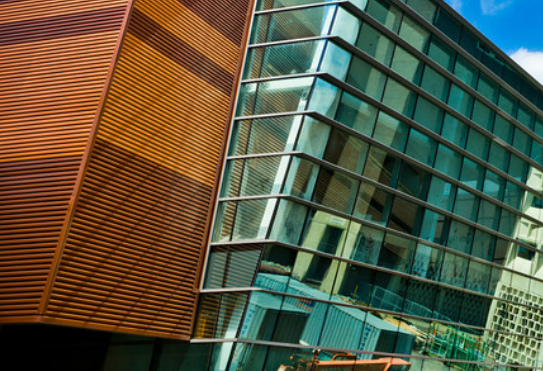
#> input picture Project2 (Stitching with foregorund elimination/images/t2_1.png, 543 x 371 px; its folder holds 4 pictures in this run
$ python t2.py
#> lines starting #> are read from the running program, lines starting #| are printed output that depends on the picture; after the words box and inside, x2 and y2 are one past the last pixel; in counts of white or black regions, pixels touching at a corner belong together
# 1. Only add your code inside the function (including newly improted packages).
#  You can design a new function and call the new function in the given functions.
# 2. For bonus: Give your own picturs. If you have N pictures, name your pictures such as ["t3_1.png", "t3_2.png", ..., "t3_N.png"], and put them inside the folder "images".
# 3. Not following the project guidelines will result in a 10% reduction in grades
import json
import cv2
import numpy as np


class DMatcher:
    def __init__(self, idx1, idx2, distance):
        self.idx1 = idx1
        self.idx2 = idx2
        self.distance = distance


def get_features(image):
    sift_obj = cv2.SIFT_create()
    kp, features = sift_obj.detectAndCompute(image, None)
    return kp, features


def match_features(features1, features2):
    dist_matrix = np.zeros((features1.shape[0], features2.shape[0]))
    matches = []
    for i, feature_i in enumerate(features1):
        for j, feature_j in enumerate(features2):
            dist_matrix[i][j] = np.linalg.norm(feature_i - feature_j)

    for i in range(0, dist_matrix.shape[0]):
        min_idx = np.argmin(dist_matrix[i])
        min_idx2 = np.where(dist_matrix[i] == np.partition(dist_matrix[i], 2)[2])[0][0]

        matcher_obj_best = DMatcher(i, min_idx, dist_matrix[i][min_idx])
        matcher_obj_second_best = DMatcher(i, min_idx2, dist_matrix[i][min_idx2])
        matches.append((matcher_obj_best, matcher_obj_second_best))

    return matches


def stitch_background(img1, img2, savepath=''):
    "The output image should be saved in the savepath."
    "Do NOT modify the code provided."
    kp1, features1 = get_features(img1)
    kp2, features2 = get_features(img2)

    matches = match_features(features1, features2)

    good = []
    for m, n in matches:
        if m.distance < 0.75 * n.distance:
            good.append(m)
    matches = good

    ptsimg1 = np.float32([kp1[m.idx1].pt for m in matches])
    ptsimg2 = np.float32([kp2[m.idx2].pt for m in matches])
    if len(ptsimg1) < 4:
        return None, None, None, None
    (H, status) = cv2.findHomography(ptsimg1, ptsimg2, cv2.RANSAC,
                                     4)

    img1_coords = np.array(
        [[0, img1.shape[1], 0, img1.shape[1]], [0, 0, img1.shape[0], img1.shape[0]], [1, 1, 1, 1]])
    warped_pts_img1 = H @ img1_coords

    x_trans = min(warped_pts_img1[0])
    y_trans = min(warped_pts_img1[1])

    if x_trans < 0:
        x_trans = abs(int(x_trans))
    else:
        x_trans = 0
    if y_trans < 0:
        y_trans = abs(int(y_trans))
    else:
        y_trans = 0

    # Combined width height
    x_max = max([img2.shape[1] + x_trans, max(warped_pts_img1[0]) + x_trans])
    y_max = max([img2.shape[0] + y_trans, max(warped_pts_img1[1]) + y_trans])

    width = int(x_max)
    height = int(y_max)

    H[0][2] += x_trans
    H[1][2] += y_trans
    result = cv2.warpPerspective(img1, H, (width, height))
    warped_img1 = result.copy()

    if (img2.shape[0] + y_trans) > height or (img2.shape[1] + x_trans) > width:
        result, warped_img1_mask, result_mask, img2_shifted_mask = None, None, None, None
    else:
        result[y_trans:img2.shape[0] + y_trans, x_trans:img2.shape[1] + x_trans] = img2

        img2_shifted = np.zeros(result.shape, dtype=np.uint8)
        warped_img1_mask = get_mask(warped_img1)
        result_mask = get_mask(result)

        img2_shifted[y_trans:img2.shape[0] + y_trans, x_trans:img2.shape[1] + x_trans] = img2
        img2_shifted_mask = get_mask(img2_shifted)

    return result, warped_img1_mask, result_mask, img2_shifted_mask


def get_mask(img1):
    warped_gray = cv2.cvtColor(img1, cv2.COLOR_BGR2GRAY)
    result_bin = cv2.threshold(warped_gray, 1, 255, cv2.THRESH_BINARY)[1]
    return result_bin


def get_overlap_mask(warped_img1_mask, result_mask, img2_shifted_mask):
    overlap_mask = cv2.bitwise_and(warped_img1_mask, img2_shifted_mask)
    return overlap_mask


def stitch(imgmark, N=5,
           savepath=''):  # For bonus: change your input(N=*) here as default if the number of your input pictures is not 4.
    "The output image should be saved in the savepath."
#> called with imgmark = 't2', N = 4, savepath = 'task2.png'
    "The intermediate overlap relation should be returned as NxN a one-hot(only contains 0 or 1) array."
    "Do NOT modify the code provided."
    imgpath = [f'./images/{imgmark}_{n}.png' for n in range(1, N + 1)]
    imgs = []
    for ipath in imgpath:
        img = cv2.imread(ipath)
#> img is the input picture: shape (371, 543, 3); mean B, G, R 64.1, 86.7, 86.8
        imgs.append(img)
    "Start you code here"

    # Get overlap array
    overlap_arr = np.zeros((N, N), dtype=np.uint8)
#> overlap_arr = [[0, 0, 0, 0], [0, 0, 0, 0], [0, 0, 0, 0], [0, 0, 0, 0]]
    result = None
    for i in range(N - 1):
        height_img1 = imgs[i].shape[0]
        width_img1 = imgs[i].shape[1]

        overlap_arr[i][i] = 1
        for j in range(i + 1, N):
            result, warped_img1_mask, result_mask, img2_shifted_mask = stitch_background(imgs[i], imgs[j])
            if result is not None:
                height_img2 = imgs[j].shape[0]
                width_img2 = imgs[j].shape[1]

                overlap_mask = get_overlap_mask(warped_img1_mask, result_mask, img2_shifted_mask)
                overlap_percent = (np.count_nonzero(overlap_mask) / (
                        (height_img1 * width_img1) + (height_img2 * width_img2))) * 100
                if N == 5:
                    overlap_thresh_val = 20
                else:
                    overlap_thresh_val = 10

                if overlap_percent > overlap_thresh_val:
                    overlap_arr[i][j] = 1
                    overlap_arr[j][i] = 1
#> this loop made 1 pass
#> pass 1, in stitch_background, `result = cv2.warpPerspective(img1, H, (width, height))`:
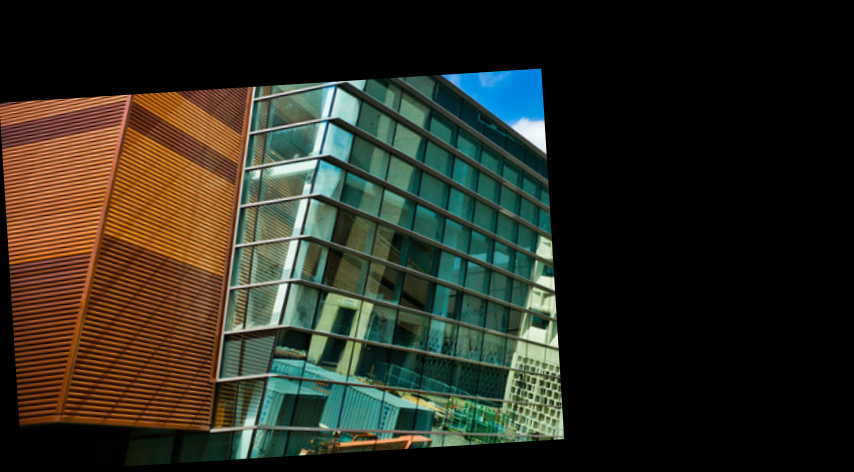
#> result: shape (472, 854, 3); mean B, G, R 32, 43.3, 43.3
#> pass 1, in get_mask, `warped_gray = cv2.cvtColor(img1, cv2.COLOR_BGR2GRAY)`:
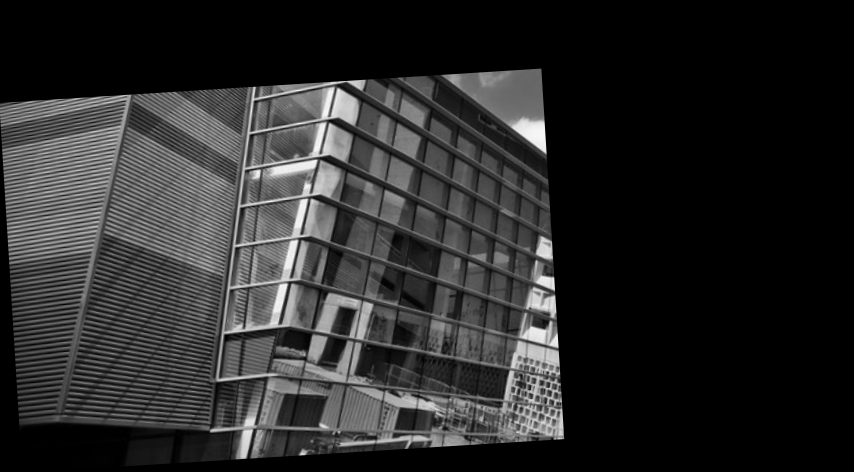
#> warped_gray: shape (472, 854); min 0, max 250, mean 42
#> pass 1, in get_mask, `result_bin = cv2.threshold(warped_gray, 1, 255, cv2.THRESH_BINARY)[1]`:
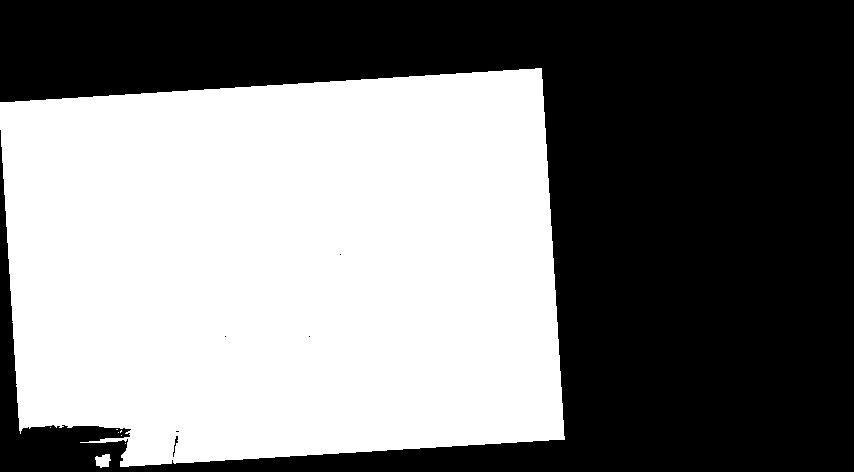
#> result_bin: shape (472, 854); 49.1% white; 8 white regions (6 under 20 px), largest, box (x1, y1, x2, y2) and area: (0, 68, 565, 467) 197828, (95, 454, 111, 468) 160
#> pass 1, in get_mask (call 2), `warped_gray = cv2.cvtColor(img1, cv2.COLOR_BGR2GRAY)`:
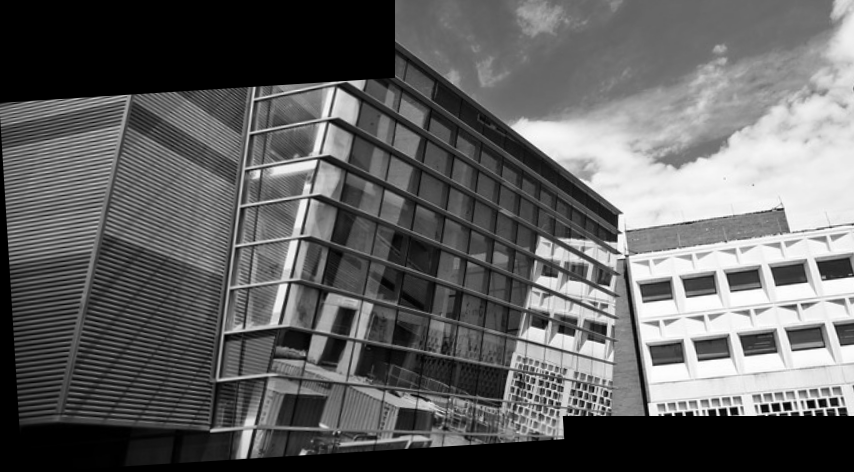
#> warped_gray: shape (472, 854); min 0, max 254, mean 97.9
#> after the loop:
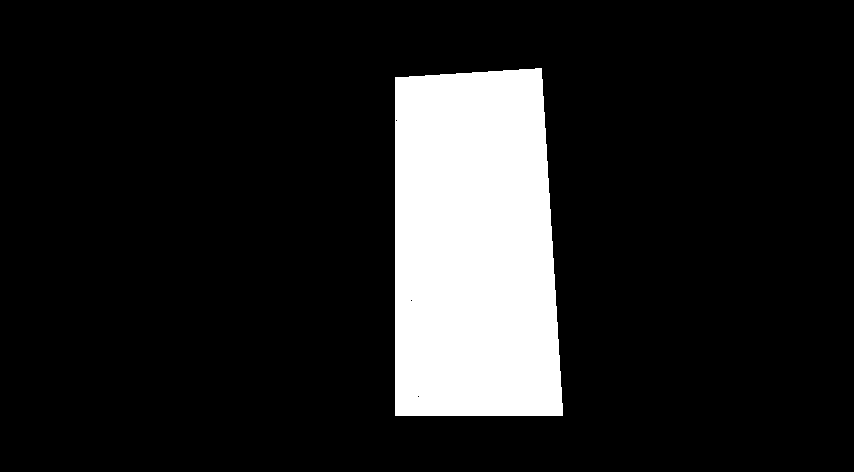
#> overlap_mask: shape (472, 854); 13.4% white; 1 white region, box (x1, y1, x2, y2) and area: (395, 68, 563, 416) 54125

    overlap_arr[N - 1][N - 1] = 1

    N, N = overlap_arr.shape

    first_touch = True

    for i in range(N - 1):
        for j in range(i + 1, N):
            if overlap_arr[i][j] == 1:
                if first_touch == True:
                    result, warped_img1_mask, result_mask, img2_shifted_mask = stitch_background(imgs[i], imgs[j])
                    first_touch = False
                result, warped_img1_mask, result_mask, img2_shifted_mask = stitch_background(result, imgs[j])

    cv2.imwrite(savepath, result)

    return overlap_arr


if __name__ == "__main__":
    # task2
#> (the run stopped early here; a loop or call above may not have finished)
